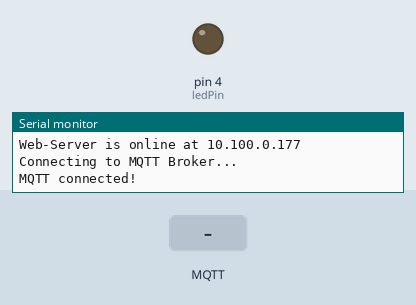
This program was run on a simulated Arduino Uno, built for the host (arithmetic inside an expression is 32-bit, double 64-bit). On the bench: output pins drawn as LEDs (lit = HIGH), the last lines printed to the serial monitor. Inputs (shaded band) come from the test bench. WiFi joins after 1.5 s; servers stay silent unless stated; no MQTT or app messages arrive unless stated.

Above: at 1.2 s.
1.3 s: MQTT message "90" arrives on the first subscribed topic
At 2.2 s:
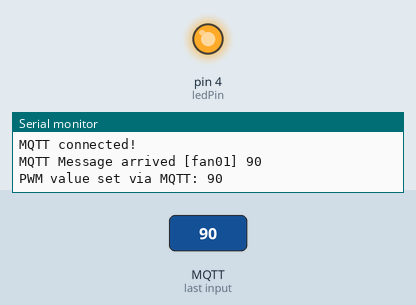
4.3 s: MQTT message "fan01" arrives on the first subscribed topic
At 4.6 s:
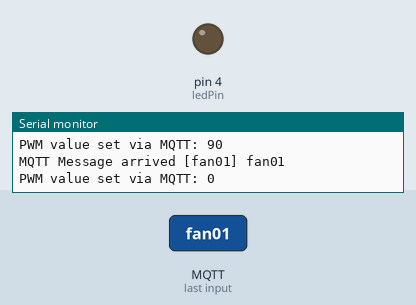
Timing chart, 0 to 7.3 s (numbered marks = the images above; inputs shaded):
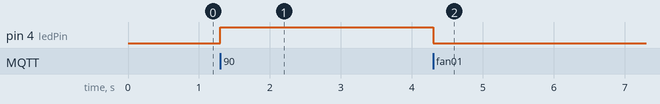

Measured:
- after the input at 1.3 s, pin 4 (ledPin): LOW → HIGH at once
- after the input at 4.3 s, pin 4 (ledPin): HIGH → LOW at once

The program:

main.cpp
```cpp
//<tec aett sixtopia.net>
//Simple Controllio based EBMPapst EC fan controller
//with integrated Web-Server and MQTT Client

#include <SPI.h>
#include <Ethernet.h>
#include <Controllino.h>
#include <PubSubClient.h>

byte mac[] = {0xDE, 0xAD, 0xBE, 0xEF, 0xFE, 0xED}; // MAC Address
IPAddress ip(10, 100, 0, 177); // IP Address of your Controllino
EthernetServer server(80);

// MQTT Broker settings
const char* mqttServer = ""; // MQTT broker IP
const int mqttPort = 1883; // MQTT broker Port
const char* mqttUser = "";  // Replace with your MQTT username
const char* mqttPassword = "";  // Replace with your MQTT password

const int ledPin = CONTROLLINO_D0;
int lastPwmValue = 0; // Set initial PWM value

EthernetClient ethClient;
PubSubClient mqttClient(ethClient);

void mqttCallback(char* topic, byte* payload, unsigned int length) {
  Serial.print("MQTT Message arrived [");
  Serial.print(topic);
  Serial.print("] ");

  String message;
  for (unsigned int i = 0; i < length; i++) {
    message += (char)payload[i];
  }
  Serial.println(message);

  // Process the mqtt message
  if (String(topic) == "fan01") {
    int pwmValue = message.toInt();
    pwmValue = constrain(pwmValue, 0, 100);
    analogWrite(ledPin, map(pwmValue, 0, 100, 0, 255));
    lastPwmValue = pwmValue;
    Serial.println("PWM value set via MQTT: " + String(pwmValue));
  }
}

void connectToMqtt() {
  while (!mqttClient.connected()) {
    Serial.println("Connecting to MQTT Broker...");
    if (mqttClient.connect("Controllino-fan01", mqttUser, mqttPassword)) {
      Serial.println("MQTT connected!");
      mqttClient.subscribe("fan01");
    } else {
      Serial.print("MQTT connection failed, rc=");
      Serial.print(mqttClient.state());
      delay(2000);
    }
  }
}

void setup() {
  Serial.begin(115200);
  pinMode(ledPin, OUTPUT);
  analogWrite(ledPin, 0);
  Ethernet.begin(mac, ip);
  server.begin();
  Serial.print("Web-Server is online at ");
  Serial.println(Ethernet.localIP());
  // Setup MQTT Client
  mqttClient.setServer(mqttServer, mqttPort);
  mqttClient.setCallback(mqttCallback);
}

void loop() {
  EthernetClient client = server.available();
  if (client) {
    String request = "";
    while (client.connected()) {
      if (client.available()) {
        char c = client.read();
        request += c;
        if (c == '\n' && request.endsWith("\r\n")) {
          delay(10);
          while (client.available()) {
            request += (char)client.read();
          }
          if (request.indexOf("POST /set_pwm") != -1) {
            int pwmStart = request.indexOf("pwm=") + 4;
            int pwmEnd = request.indexOf("&", pwmStart);
            if (pwmEnd == -1) {
              pwmEnd = request.length();
            }
            String pwmValueStr = request.substring(pwmStart, pwmEnd);
            int pwmValue = pwmValueStr.toInt();
            pwmValue = constrain(pwmValue, 0, 100);
            analogWrite(ledPin, map(pwmValue, 0, 100, 0, 255));
            lastPwmValue = pwmValue;
            Serial.print("PWM value set to: ");
            Serial.println(pwmValue);
          }
          client.println("HTTP/1.1 200 OK");
          client.println("Content-type:text/html");
          client.println("Connection: close");
          client.println();
          client.println("<html><head>");
          client.println("<meta name='viewport' content='width=device-width, initial-scale=1.0'>");
          client.println("<style id='themeStyle'>");
          client.println("body { font-family: Arial, sans-serif; padding: 20px; background-color: #fff; color: #000; }");
          client.println("input[type=number], input[type=range], input[type=submit], input[type=button] { width: 100%; margin-bottom: 10px; padding: 10px; box-sizing: border-box; }");
          client.println("h1, h2 { font-size: 1.5em; }");
          client.println("</style>");
          client.println("</head><body onload='loadTheme()'>");
          client.println("<h1>Fan Speed Controller</h1>");
          client.println("<h4>FAN-01</h4>");
          client.println("<button onclick='toggleDarkMode()'>Toggle Dark Mode</button>");
          client.println("<form method='POST' action='/set_pwm'>");
          client.println("Set PWM value (0-100): <input type='number' name='pwm' min='0' max='100' id='pwmInput' oninput='updateSlider(this.value)' value='" + String(lastPwmValue) + "'><br>");
          client.println("Slider: <input type='range' name='pwmSlider' min='0' max='100' id='pwmSlider' oninput='updateInput(this.value)' value='" + String(lastPwmValue) + "'><br>");
          client.println("<input type='submit' value='Set PWM'>");
          client.println("</form>");
          client.println("<h2>Quick Set</h2>");
          int fixedValues[] = {0, 3, 5, 10, 15, 20, 25, 30, 35, 40, 45, 50, 60, 70, 80, 100};
          for(int i = 0; i < 16; i++) {
            client.println("<input type='button' value='Set PWM to " + String(fixedValues[i]) + "' onclick='setPwmValue(" + String(fixedValues[i]) + ")'><br>");
          }
          client.println("<script>");
          client.println("function updateInput(val) { document.getElementById('pwmInput').value = val; }");
          client.println("function updateSlider(val) { document.getElementById('pwmSlider').value = val; }");
          client.println("function setPwmValue(val) { document.getElementById('pwmInput').value = val; document.getElementById('pwmSlider').value = val; document.forms[0].submit(); }");
          client.println("function toggleDarkMode() {");
          client.println("  var style = document.getElementById('themeStyle');");
          client.println("  if (style.innerHTML.includes('background-color: #fff')) {");
          client.println("    style.innerHTML = 'body { font-family: Arial, sans-serif; padding: 20px; background-color: #000; color: #fff; } input[type=number], input[type=range], input[type=submit], input[type=button] { width: 100%; margin-bottom: 10px; padding: 10px; box-sizing: border-box; } h1, h2 { font-size: 1.5em; }';");
          client.println("    localStorage.setItem('theme', 'dark');");
          client.println("  } else {");
          client.println("    style.innerHTML = 'body { font-family: Arial, sans-serif; padding: 20px; background-color: #fff; color: #000; } input[type=number], input[type=range], input[type=submit], input[type=button] { width: 100%; margin-bottom: 10px; padding: 10px; box-sizing: border-box; } h1, h2 { font-size: 1.5em; }';");
          client.println("    localStorage.setItem('theme', 'light');");
          client.println("  }");
          client.println("}");
          client.println("function loadTheme() {");
          client.println("  var theme = localStorage.getItem('theme');");
          client.println("  var style = document.getElementById('themeStyle');");
          client.println("  if (theme === 'dark') {");
          client.println("    style.innerHTML = 'body { font-family: Arial, sans-serif; padding: 20px; background-color: #000; color: #fff; } input[type=number], input[type=range], input[type=submit], input[type=button] { width: 100%; margin-bottom: 10px; padding: 10px; box-sizing: border-box; } h1, h2 { font-size: 1.5em; }';");
          client.println("  }");
          client.println("}");
          client.println("</script>");
          client.println("</body></html>");
          client.stop();
          break;
        }
      }
    }
    delay(1);
    client.stop();
    Serial.println("Client disconnected");
  }

  // MQTT client loop
  if (!mqttClient.connected()) {
    connectToMqtt();
  }
  mqttClient.loop();
}
```
